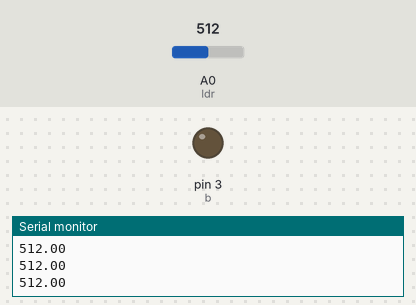
The sketch below on a simulated Arduino Uno, built with avr-gcc and run on an emulated ATmega328P. Parts: output pins drawn as LEDs (lit = HIGH), the last lines printed to the serial monitor. The inputs (shaded band) are chosen by the test bench; at power-on: A0 (ldr) = 512.

Above: at 1.2 s.
1.3 s: A0 (ldr) set to 314
2.8 s: A0 (ldr) set to 282
At 3.6 s:
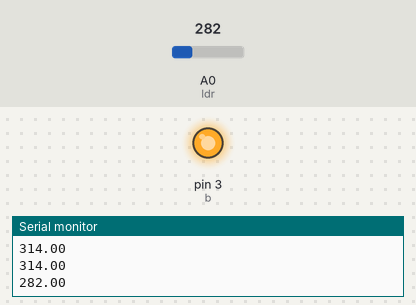
5.8 s: A0 (ldr) set to 30
At 7.0 s:
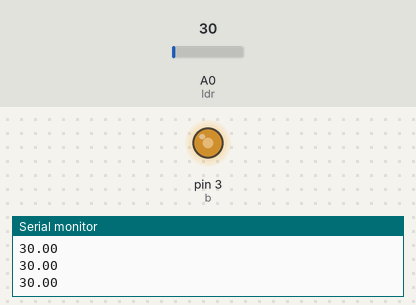
7.3 s: A0 (ldr) set to 35
8.8 s: A0 (ldr) set to 44
At 9.5 s:
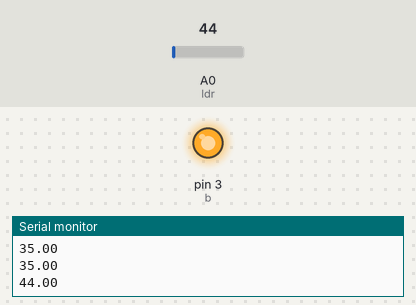
11.8 s: A0 (ldr) set to 0
At 13.0 s:
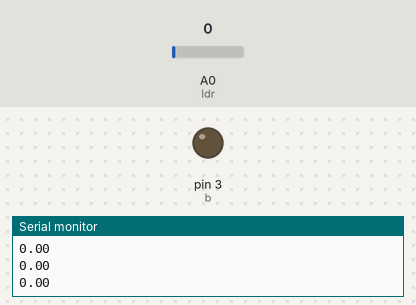
Timing chart, 0 to 14.3 s (numbered marks = the images above; inputs shaded):
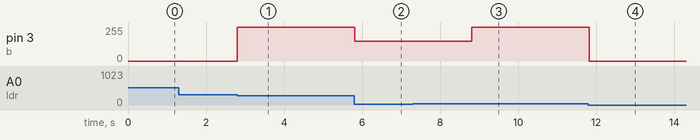

The sketch:

ledsensorcontrol.ino
```cpp
 int ldr=A0;//Light dependent resistor is given to A0
 int b=3; //Led is connected to ~3
void setup() {
     pinMode(ldr,INPUT);
     pinMode(b,OUTPUT);
     Serial.begin(9600);

}

void loop() {

float a=analogRead(ldr);

if(a>=40 && a<300)
{
analogWrite(b,255);
Serial.println(a);
delay(1000);
}
if(a>10 && a<40){
  analogWrite(b,150);
Serial.println(a);
}

else
{
analogWrite(b,0);
Serial.println(a);
}
}
```

Measured:
- the behaviour switches between 300 and 299 on A0 (ldr) (found by bisection; images 0 and 1)
- the behaviour switches between 39 and 40 on A0 (ldr) (found by bisection; images 2 and 3)
- after the input at 2.8 s, pin 3 (b): 0/255 → 255/255 at once
- after the input at 5.8 s, pin 3 (b): 255/255 → 150/255 at once
- after the input at 8.8 s, pin 3 (b): 150/255 → 255/255 at once
- after the input at 11.8 s, pin 3 (b): 255/255 → 0/255 at once
